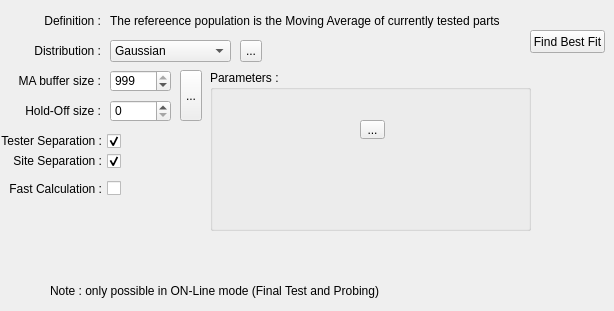
      <widget class="QWidget" name="maTab">
       <attribute name="title">
        <string>MA-PAT</string>
       </attribute>
       <attribute name="toolTip">
        <string>Moving Average based PAT</string>
       </attribute>
       <widget class="QLabel" name="label_8">
        <property name="geometry">
         <rect>
          <x>110</x>
          <y>10</y>
          <width>391</width>
          <height>22</height>
         </rect>
        </property>
        <property name="minimumSize">
         <size>
          <width>0</width>
          <height>22</height>
         </size>
        </property>
        <property name="maximumSize">
         <size>
          <width>16777215</width>
          <height>22</height>
         </size>
        </property>
        <property name="text">
         <string>The refereence population is the Moving Average of currently tested parts</string>
        </property>
       </widget>
       <widget class="QLabel" name="label_14">
        <property name="geometry">
         <rect>
          <x>50</x>
          <y>280</y>
          <width>391</width>
          <height>22</height>
         </rect>
        </property>
        <property name="minimumSize">
         <size>
          <width>0</width>
          <height>22</height>
         </size>
        </property>
        <property name="maximumSize">
         <size>
          <width>16777215</width>
          <height>22</height>
         </size>
        </property>
        <property name="text">
         <string>Note : only possible in ON-Line mode (Final Test and Probing)</string>
        </property>
       </widget>
       <widget class="QCheckBox" name="checkBox_3">
        <property name="geometry">
         <rect>
          <x>-10</x>
          <y>180</y>
          <width>131</width>
          <height>17</height>
         </rect>
        </property>
        <property name="toolTip">
         <string>Fast (but less precise)</string>
        </property>
        <property name="layoutDirection">
         <enum>Qt::RightToLeft</enum>
        </property>
        <property name="text">
         <string>Fast Calculation :</string>
        </property>
       </widget>
       <widget class="QSpinBox" name="spinBox">
        <property name="geometry">
         <rect>
          <x>110</x>
          <y>70</y>
          <width>61</width>
          <height>22</height>
         </rect>
        </property>
        <property name="sizePolicy">
         <sizepolicy hsizetype="Fixed" vsizetype="Fixed">
          <horstretch>0</horstretch>
          <verstretch>0</verstretch>
         </sizepolicy>
        </property>
        <property name="minimumSize">
         <size>
          <width>61</width>
          <height>22</height>
         </size>
        </property>
        <property name="maximumSize">
         <size>
          <width>61</width>
          <height>22</height>
         </size>
        </property>
        <property name="minimum">
         <number>5</number>
        </property>
        <property name="maximum">
         <number>999</number>
        </property>
        <property name="value">
         <number>999</number>
        </property>
       </widget>
       <widget class="QSpinBox" name="spinBox_2">
        <property name="geometry">
         <rect>
          <x>110</x>
          <y>100</y>
          <width>61</width>
          <height>22</height>
         </rect>
        </property>
        <property name="sizePolicy">
         <sizepolicy hsizetype="Fixed" vsizetype="Fixed">
          <horstretch>0</horstretch>
          <verstretch>0</verstretch>
         </sizepolicy>
        </property>
        <property name="minimumSize">
         <size>
          <width>61</width>
          <height>22</height>
         </size>
        </property>
        <property name="maximumSize">
         <size>
          <width>61</width>
          <height>22</height>
         </size>
        </property>
       </widget>
       <widget class="QToolButton" name="toolButton_4">
        <property name="geometry">
         <rect>
          <x>180</x>
          <y>70</y>
          <width>22</width>
          <height>51</height>
         </rect>
        </property>
        <property name="sizePolicy">
         <sizepolicy hsizetype="Fixed" vsizetype="Minimum">
          <horstretch>0</horstretch>
          <verstretch>0</verstretch>
         </sizepolicy>
        </property>
        <property name="minimumSize">
         <size>
          <width>22</width>
          <height>22</height>
         </size>
        </property>
        <property name="maximumSize">
         <size>
          <width>22</width>
          <height>16777215</height>
         </size>
        </property>
        <property name="text">
         <string>...</string>
        </property>
       </widget>
       <widget class="QLabel" name="label_26">
        <property name="geometry">
         <rect>
          <x>10</x>
          <y>70</y>
          <width>91</width>
          <height>22</height>
         </rect>
        </property>
        <property name="sizePolicy">
         <sizepolicy hsizetype="Fixed" vsizetype="Fixed">
          <horstretch>0</horstretch>
          <verstretch>0</verstretch>
         </sizepolicy>
        </property>
        <property name="minimumSize">
         <size>
          <width>91</width>
          <height>22</height>
         </size>
        </property>
        <property name="maximumSize">
         <size>
          <width>200</width>
          <height>22</height>
         </size>
        </property>
        <property name="text">
         <string>MA buffer size :</string>
        </property>
        <property name="alignment">
         <set>Qt::AlignRight|Qt::AlignTrailing|Qt::AlignVCenter</set>
        </property>
       </widget>
       <widget class="QLabel" name="label_29">
        <property name="geometry">
         <rect>
          <x>10</x>
          <y>100</y>
          <width>91</width>
          <height>22</height>
         </rect>
        </property>
        <property name="sizePolicy">
         <sizepolicy hsizetype="Fixed" vsizetype="Fixed">
          <horstretch>0</horstretch>
          <verstretch>0</verstretch>
         </sizepolicy>
        </property>
        <property name="minimumSize">
         <size>
          <width>91</width>
          <height>22</height>
         </size>
        </property>
        <property name="maximumSize">
         <size>
          <width>91</width>
          <height>22</height>
         </size>
        </property>
        <property name="text">
         <string>Hold-Off size :</string>
        </property>
        <property name="alignment">
         <set>Qt::AlignRight|Qt::AlignTrailing|Qt::AlignVCenter</set>
        </property>
       </widget>
       <widget class="QGroupBox" name="groupBox_3">
        <property name="geometry">
         <rect>
          <x>210</x>
          <y>70</y>
          <width>321</width>
          <height>161</height>
         </rect>
        </property>
        <property name="title">
         <string>Parameters :</string>
        </property>
        <widget class="QToolButton" name="toolButton_5">
         <property name="geometry">
          <rect>
           <x>150</x>
           <y>50</y>
           <width>25</width>
           <height>19</height>
          </rect>
         </property>
         <property name="text">
          <string>...</string>
         </property>
        </widget>
       </widget>
       <widget class="QLabel" name="label_31">
        <property name="geometry">
         <rect>
          <x>10</x>
          <y>10</y>
          <width>91</width>
          <height>22</height>
         </rect>
        </property>
        <property name="minimumSize">
         <size>
          <width>0</width>
          <height>22</height>
         </size>
        </property>
        <property name="maximumSize">
         <size>
          <width>16777215</width>
          <height>22</height>
         </size>
        </property>
        <property name="layoutDirection">
         <enum>Qt::LeftToRight</enum>
        </property>
        <property name="text">
         <string>Definition :</string>
        </property>
        <property name="alignment">
         <set>Qt::AlignRight|Qt::AlignTrailing|Qt::AlignVCenter</set>
        </property>
       </widget>
       <widget class="QCheckBox" name="checkBox_4">
        <property name="geometry">
         <rect>
          <x>-10</x>
          <y>150</y>
          <width>131</width>
          <height>22</height>
         </rect>
        </property>
        <property name="sizePolicy">
         <sizepolicy hsizetype="Fixed" vsizetype="Fixed">
          <horstretch>0</horstretch>
          <verstretch>0</verstretch>
         </sizepolicy>
        </property>
        <property name="minimumSize">
         <size>
          <width>131</width>
          <height>22</height>
         </size>
        </property>
        <property name="maximumSize">
         <size>
          <width>131</width>
          <height>22</height>
         </size>
        </property>
        <property name="layoutDirection">
         <enum>Qt::RightToLeft</enum>
        </property>
        <property name="text">
         <string>Site Separation :</string>
        </property>
        <property name="checked">
         <bool>true</bool>
        </property>
       </widget>
       <widget class="QCheckBox" name="checkBox_5">
        <property name="geometry">
         <rect>
          <x>-10</x>
          <y>130</y>
          <width>131</width>
          <height>22</height>
         </rect>
        </property>
        <property name="sizePolicy">
         <sizepolicy hsizetype="Fixed" vsizetype="Fixed">
          <horstretch>0</horstretch>
          <verstretch>0</verstretch>
         </sizepolicy>
        </property>
        <property name="minimumSize">
         <size>
          <width>131</width>
          <height>22</height>
         </size>
        </property>
        <property name="maximumSize">
         <size>
          <width>131</width>
          <height>22</height>
         </size>
        </property>
        <property name="layoutDirection">
         <enum>Qt::RightToLeft</enum>
        </property>
        <property name="text">
         <string>Tester Separation :</string>
        </property>
        <property name="checked">
         <bool>true</bool>
        </property>
       </widget>
       <widget class="QPushButton" name="pushButton_2">
        <property name="geometry">
         <rect>
          <x>530</x>
          <y>30</y>
          <width>75</width>
          <height>23</height>
         </rect>
        </property>
        <property name="text">
         <string>Find Best Fit</string>
        </property>
       </widget>
       <widget class="QComboBox" name="comboBox_2">
        <property name="geometry">
         <rect>
          <x>110</x>
          <y>40</y>
          <width>121</width>
          <height>22</height>
         </rect>
        </property>
        <item>
         <property name="text">
          <string>Gaussian</string>
         </property>
        </item>
        <item>
         <property name="text">
          <string>Binomial</string>
         </property>
        </item>
        <item>
         <property name="text">
          <string>Poisson</string>
         </property>
        </item>
        <item>
         <property name="text">
          <string>Skellam</string>
         </property>
        </item>
        <item>
         <property name="text">
          <string>Beta</string>
         </property>
        </item>
        <item>
         <property name="text">
          <string>Chi-squared</string>
         </property>
        </item>
        <item>
         <property name="text">
          <string>Gamma</string>
         </property>
        </item>
        <item>
         <property name="text">
          <string>Cauchy</string>
         </property>
        </item>
        <item>
         <property name="text">
          <string>Laplace</string>
         </property>
        </item>
        <item>
         <property name="text">
          <string>Stable</string>
         </property>
        </item>
       </widget>
       <widget class="QLabel" name="label_32">
        <property name="geometry">
         <rect>
          <x>10</x>
          <y>40</y>
          <width>91</width>
          <height>22</height>
         </rect>
        </property>
        <property name="minimumSize">
         <size>
          <width>0</width>
          <height>22</height>
         </size>
        </property>
        <property name="maximumSize">
         <size>
          <width>16777215</width>
          <height>22</height>
         </size>
        </property>
        <property name="text">
         <string>Distribution :</string>
        </property>
        <property name="alignment">
         <set>Qt::AlignRight|Qt::AlignTrailing|Qt::AlignVCenter</set>
        </property>
       </widget>
       <widget class="QToolButton" name="toolButton">
        <property name="geometry">
         <rect>
          <x>240</x>
          <y>40</y>
          <width>22</width>
          <height>22</height>
         </rect>
        </property>
        <property name="minimumSize">
         <size>
          <width>22</width>
          <height>22</height>
         </size>
        </property>
        <property name="maximumSize">
         <size>
          <width>22</width>
          <height>22</height>
         </size>
        </property>
        <property name="text">
         <string>...</string>
        </property>
       </widget>
      </widget>
